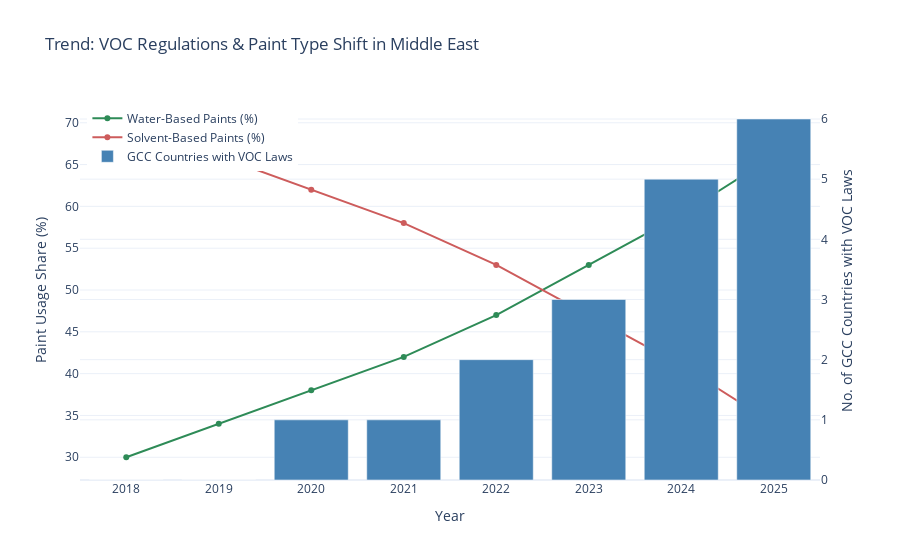

Notebook cell for this chart:
### Code cell
# Simulated trend data for VOC regulations and water-based vs. solvent-based shift (Middle East)

years = list(range(2018, 2026))
water_based = [30, 34, 38, 42, 47, 53, 59, 66]
solvent_based = [70, 66, 62, 58, 53, 47, 41, 34]
voc_regulations = [0, 0, 1, 1, 2, 3, 5, 6]  # Number of GCC countries adopting VOC laws

fig = go.Figure()

# Water-based paints trend
fig.add_trace(go.Scatter(x=years, y=water_based, mode='lines+markers', name='Water-Based Paints (%)', line=dict(color='seagreen')))

# Solvent-based paints trend
fig.add_trace(go.Scatter(x=years, y=solvent_based, mode='lines+markers', name='Solvent-Based Paints (%)', line=dict(color='indianred')))

# VOC regulation trend
fig.add_trace(go.Bar(x=years, y=voc_regulations, name='GCC Countries with VOC Laws', marker_color='steelblue', yaxis='y2'))

# Layout with dual y-axes
fig.update_layout(
    title="Trend: VOC Regulations & Paint Type Shift in Middle East",
    xaxis_title="Year",
    yaxis=dict(title="Paint Usage Share (%)"),
    yaxis2=dict(title="No. of GCC Countries with VOC Laws", overlaying='y', side='right'),
    legend=dict(x=0.01, y=0.99),
    template='plotly_white'
)

fig.show()

### Figure 1 — Plotly figure (JSON) as saved in the notebook; plotly's stock layout.template omitted (floating-point values rounded to 4 significant figures)
{"data": [{"line": {"color": "seagreen"}, "mode": "lines+markers", "name": "Water-Based Paints (%)", "type": "scatter", "x": [2018, 2019, 2020, 2021, 2022, 2023, 2024, 2025], "y": [30, 34, 38, 42, 47, 53, 59, 66]}, {"line": {"color": "indianred"}, "mode": "lines+markers", "name": "Solvent-Based Paints (%)", "type": "scatter", "x": [2018, 2019, 2020, 2021, 2022, 2023, 2024, 2025], "y": [70, 66, 62, 58, 53, 47, 41, 34]}, {"marker": {"color": "steelblue"}, "name": "GCC Countries with VOC Laws", "type": "bar", "x": [2018, 2019, 2020, 2021, 2022, 2023, 2024, 2025], "y": [0, 0, 1, 1, 2, 3, 5, 6], "yaxis": "y2"}], "layout": {"legend": {"x": 0.01, "y": 0.99}, "title": {"text": "Trend: VOC Regulations & Paint Type Shift in Middle East"}, "xaxis": {"title": {"text": "Year"}}, "yaxis": {"title": {"text": "Paint Usage Share (%)"}}, "yaxis2": {"overlaying": "y", "side": "right", "title": {"text": "No. of GCC Countries with VOC Laws"}}}}
